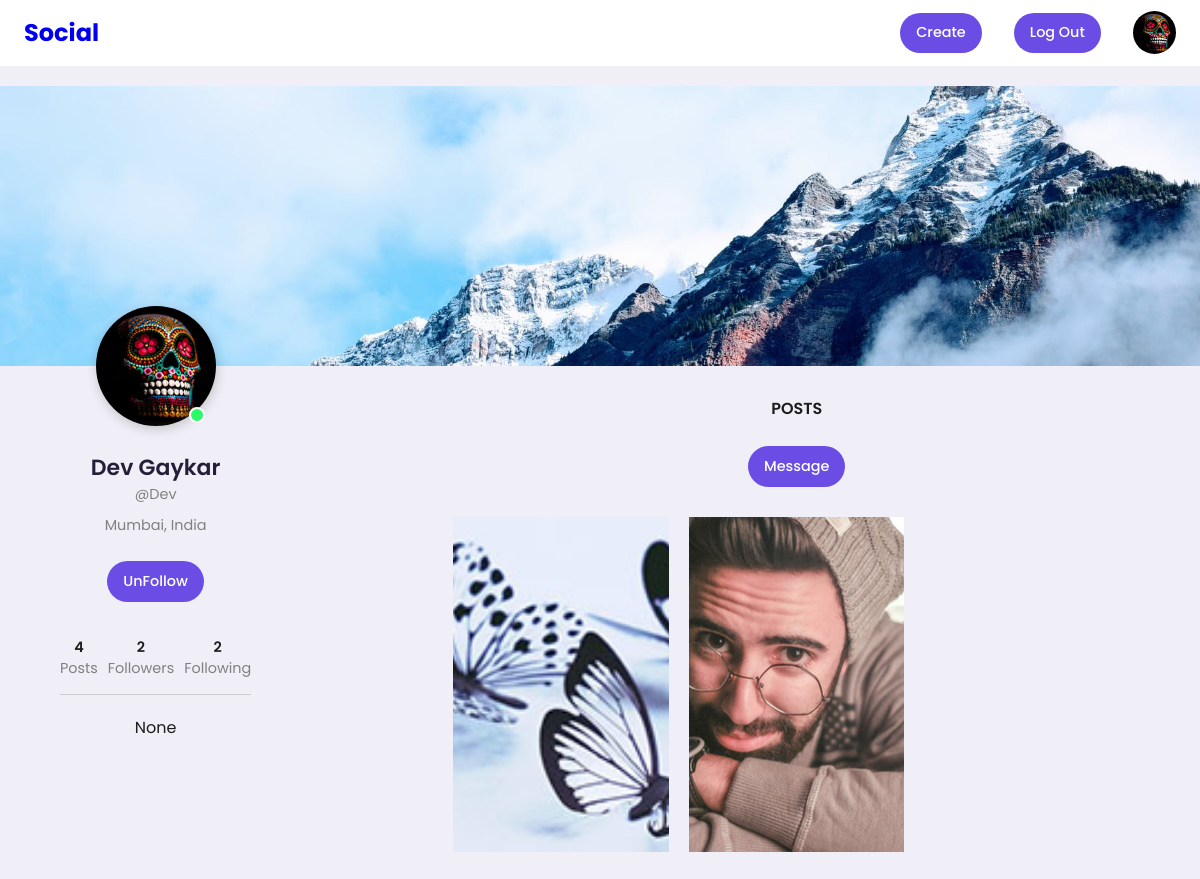
/Dev/saved/ (signed in), run on the app's committed database.
### userauths/models.py (models this page shows, shortened)
class Profile(models.Model):
    user = models.OneToOneField(User, related_name='profile', on_delete=models.CASCADE)
    image = models.ImageField(upload_to="profile_picture", null=True, default="default.jpg")
    first_name = models.CharField(max_length=200, null=True, blank=True)
    last_name = models.CharField(max_length=200, null=True, blank=True)
    bio = models.CharField(max_length=200, null=True, blank=True)
    location = models.CharField(max_length=200, null=True, blank=True)
    url = models.URLField(max_length=200, null=True, blank=True)
    favourite = models.ManyToManyField(Post,blank=True)

### post/models.py (models this page shows, shortened)
class Post(models.Model):
    id = models.UUIDField(primary_key=True,default=uuid.uuid4,editable=False)
    picture = models.ImageField(upload_to=user_directory_path,verbose_name="Picture",null=True,max_length=5242880)
    caption = models.CharField(max_length=10000,verbose_name="Caption")
    posted = models.DateTimeField(auto_now_add=True)
    tag = models.ManyToManyField(Tag,related_name="tags")
    user = models.ForeignKey(User,on_delete=models.CASCADE)
    likes = models.ManyToManyField(User,related_name="likedposts",through="LikedPost")
    def get_absolute_url(self):
        return reverse('post-details',args=[str(self.id)])

### userauths/views.py (the view)
# urls.py: path('<username>/',UserProfile,name='profile'),
def UserProfile(request, username):
    Profile.objects.get_or_create(user=request.user)
    user = get_object_or_404(User, username=username)
    profile = Profile.objects.get(user=user)
    url_name = resolve(request.path).url_name
    if url_name == 'profile':
        posts = Post.objects.filter(user=user).order_by('-posted')
    else:
        posts = profile.favourite.all()
    post_count = Post.objects.filter(user=user).count()
    following_count = Follow.objects.filter(follower=user).count()
    followers_count = Follow.objects.filter(following=user).count()
    follow_status = Follow.objects.filter(following=user,follower=request.user).exists()
    paginator = Paginator(posts, 8)
    page_number = request.GET.get('page')
    posts_paginator = paginator.get_page(page_number)
    context = {
        'posts_paginator': posts_paginator,
        'posts' : posts,
        'profile': profile,
        'post_count' : post_count,
        'following_count' : following_count,
        'followers_count' : followers_count,
        'follow_status' : follow_status,
    }
    return render(request, "userauths/profile.html", context)

### userauths/templates/userauths/profile.html (shortened to what this page needs)
{%extends 'layouts/b.html'%} {% load static %} {% block content %}
<!DOCTYPE html>
    <link
      rel="stylesheet"
      href="https://cdnjs.cloudflare.com/ajax/libs/font-awesome/6.1.1/css/all.min.css"
    />
    <link rel="stylesheet" href="{% static 'userauths/style.css' %}" />
    <div class="header__wrapper">
      <header></header>
      <div class="cols__container">
        <div class="left__col">
          <div class="img__container ">
            <img
              src="{{request.user.profile.image.url}}"
              alt="{{ profile.user.username }}"
            />
            <span></span>
          </div>
          <h2>{{ profile.first_name }} {{ profile.last_name }}</h2>
          <p style="margin-bottom: 10px;"> @{{profile.user.username }}</p>
         <p> {{ profile.location }} </p><br>
          {% if profile.user != request.user %}
            {%if follow_status == True%}
              <a href = "{%url 'follow' profile.user 0 %}"><label class = "btn btn-primary"> UnFollow </label></a>
            {%else%}
            <a href = "{%url 'follow' profile.user 1 %}"><label class = "btn btn-primary" > Follow </label></a>
            {%endif%}
          {% endif %}
          <ul class="about">
            <li style="margin-right: 10px;" ><span>{{post_count}}</span> Posts</li>
            <li style="margin-right: 10px;"><span>{{ followers_count}}</span> Followers</li>
            <li><span>{{ following_count}}</span> Following</li>
          </ul>
          <div class="content">
            <p>
              <p>{{ profile.bio }} </p>
            </p>
          </div>
        </div>
        <div class="right__col">
          <div class="nav">
            <ul>
              <li><a href="{% url 'profile' profile.user %}">Posts</a></li>
            </ul> <br>
          {% if profile.user != request.user %}
          <label class = "btn btn-primary" > Message </label>
          {% endif %}
          </div>
          <div class="photos">
            {% for post in posts %}
            <a href="{{post.get_absolute_url}}">
              <img src="{{ post.picture.url }}" alt="Photo" />
            </a>
            {% endfor %}
        </div>
        </div>
        </div>
      </div>
{% endblock content %}

### templates/snippets/header.html
{%load static%}
<nav>
    <div class="container">
        <h2 class="log">
            <a href = "{% url 'home' %}">
            Social
            </a>
        </h2>
        {%if user.is_authenticated%}
        <div class="create">
            <a href="{% url 'newpost' %}" class="btn btn-primary" role="button">
                Create
            </a>
            <a href="{% url 'account_logout' %}" class="btn btn-primary" role="button">
                Log Out
            </a>
                <div class="profile-photo" >
                    <a href = "{% url 'profile' request.user.profile.user %}">
                    <img src="{{request.user.profile.image.url}}"/>
                    </a>
                </div>
        {%endif%}
        </div>
    </div>
</nav>

### static/style.css (style rules this page uses)
:root { --primary-color-hue: 252; --dark-color-lightness:17%; --light-color-lightness:95%; --white-color-lightness:100%; --color-dark : hsl(252,30%, var(--dark-color-lightness)); --color-light : hsl(252,30%,var(--light-color-lightness)); --color-gray : hsl(var(--primary-color-hue),15%,65%); --color-primary: hsl(var(--primary-color-hue),75%,60%); --color-secondary: hsl(252,100%,90%); --color-danger: hsl(0,95%,65%); --color-sucsess: hsl(120,95%,65%); --color-white: hsl(252,30%,var(--white-color-lightness)); --color-black : hsl(252,30%,10%); --border-radius: 2rem; --card-border-radius: 1rem; --btn-padding: 0.6rem 1rem; --search-padding: 0.6rem 1rem; --card-padding: 1rem; --sticky-top-left: 5.4rem; --sticky-top-right: -18rem; }
*, *::before, *::after { margin: 0; padding: 0; outline: 0; box-sizing: border-box; text-decoration: none; list-style: none; border: none; }
body { font-family: "Poppins",sans-serif ; color: var(--color-dark); background: var(--color-light); overflow-x: hidden; }
.container { width: 80%; margin:0 auto; }
.profile-photo { width: 2.7rem; aspect-ratio: 1/1; border-radius: 50%; overflow: hidden; }
img { display: block; width: 100%; }
.btn { display: inline-block; padding: var(--btn-padding); font-weight: 500; border-radius: var(--border-radius); cursor: pointer; transition: all 300ms ease; font-size: 0.9rem; }
.btn-primary { background: var(--color-primary); color: white; }
nav { width: 100%; background: var(--color-white); padding: 0.7rem 0; position: fixed; top: 0; z-index: 10; }
nav .container { display: flex; align-items: center; justify-content: space-between; }
nav .create { display: flex; align-items: center; gap: 2rem; }
@media screen and (max-width: 1200px) { .container { width: 96%; } }

### data on the page
Profile: first_name "Dev", last_name "Gaykar", user.username "Dev", location "Mumbai, India", bio "None"
Post: picture (picture)
Post: picture (picture)

### other printed values
{{ post_count }} "4"
{{ followers_count }} "2"
{{ following_count }} "2"
